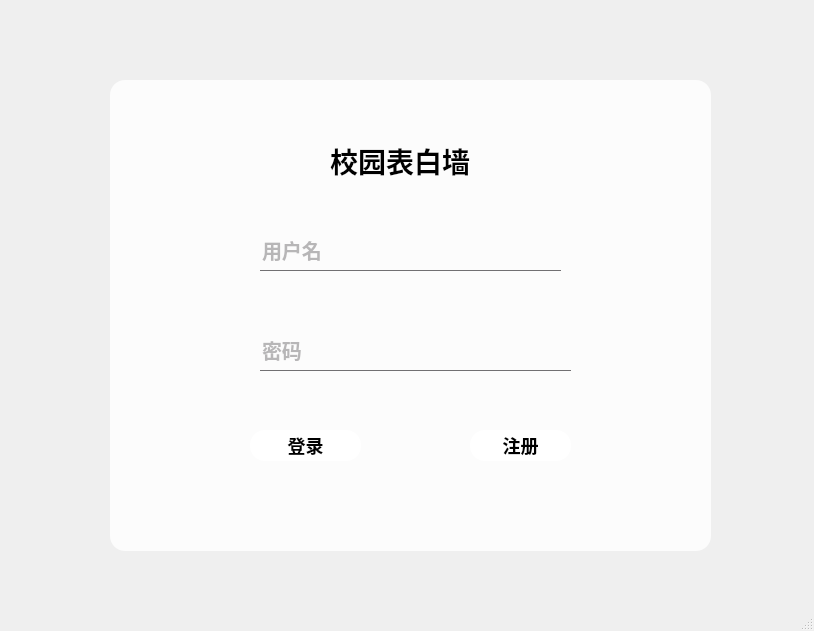
<?xml version="1.0" encoding="UTF-8"?>
<ui version="4.0">
 <class>MainWindow</class>
 <widget class="QMainWindow" name="MainWindow">
  <property name="geometry">
   <rect>
    <x>0</x>
    <y>0</y>
    <width>814</width>
    <height>631</height>
   </rect>
  </property>
  <property name="windowTitle">
   <string>校园表白墙</string>
  </property>
  <property name="styleSheet">
   <string notr="true">*{
font-size:20px;
font-family:Century Gothic;
}
QFrame{
background:rgba(255,255,255,0.8);
border-radius:15px;
}

#Widget{

}

QToolButton{
background:red;
border-radius:60px;
}
QLabel{
color:black;
font-size:28px;
background:transparent;
}
QPushButton{
font-size:18px;
background:white;
border-radius:15px;
}
QPushButton:hover{

border-radius:15px;
background:#c4cbcf;
}
QLineEdit{
background:transparent;
border:none;
color:#717072;
border-bottom:1px solid #717072;
}</string>
  </property>
  <widget class="QWidget" name="centralwidget">
   <widget class="QFrame" name="frame">
    <property name="geometry">
     <rect>
      <x>110</x>
      <y>80</y>
      <width>601</width>
      <height>471</height>
     </rect>
    </property>
    <property name="frameShape">
     <enum>QFrame::StyledPanel</enum>
    </property>
    <property name="frameShadow">
     <enum>QFrame::Raised</enum>
    </property>
    <widget class="QLabel" name="label">
     <property name="geometry">
      <rect>
       <x>220</x>
       <y>60</y>
       <width>171</width>
       <height>41</height>
      </rect>
     </property>
     <property name="font">
      <font>
       <family>Century Gothic</family>
       <pointsize>-1</pointsize>
       <weight>75</weight>
       <bold>true</bold>
      </font>
     </property>
     <property name="text">
      <string>校园表白墙</string>
     </property>
    </widget>
    <widget class="QPushButton" name="loginBut">
     <property name="geometry">
      <rect>
       <x>140</x>
       <y>350</y>
       <width>111</width>
       <height>31</height>
      </rect>
     </property>
     <property name="palette">
      <palette>
       <active>
        <colorrole role="Button">
         <brush brushstyle="SolidPattern">
          <color alpha="255">
           <red>255</red>
           <green>255</green>
           <blue>255</blue>
          </color>
         </brush>
        </colorrole>
        <colorrole role="Base">
         <brush brushstyle="SolidPattern">
          <color alpha="255">
           <red>255</red>
           <green>255</green>
           <blue>255</blue>
          </color>
         </brush>
        </colorrole>
        <colorrole role="Window">
         <brush brushstyle="SolidPattern">
          <color alpha="255">
           <red>255</red>
           <green>255</green>
           <blue>255</blue>
          </color>
         </brush>
        </colorrole>
       </active>
       <inactive>
        <colorrole role="Button">
         <brush brushstyle="SolidPattern">
          <color alpha="255">
           <red>255</red>
           <green>255</green>
           <blue>255</blue>
          </color>
         </brush>
        </colorrole>
        <colorrole role="Base">
         <brush brushstyle="SolidPattern">
          <color alpha="255">
           <red>255</red>
           <green>255</green>
           <blue>255</blue>
          </color>
         </brush>
        </colorrole>
        <colorrole role="Window">
         <brush brushstyle="SolidPattern">
          <color alpha="255">
           <red>255</red>
           <green>255</green>
           <blue>255</blue>
          </color>
         </brush>
        </colorrole>
       </inactive>
       <disabled>
        <colorrole role="Button">
         <brush brushstyle="SolidPattern">
          <color alpha="255">
           <red>255</red>
           <green>255</green>
           <blue>255</blue>
          </color>
         </brush>
        </colorrole>
        <colorrole role="Base">
         <brush brushstyle="SolidPattern">
          <color alpha="255">
           <red>255</red>
           <green>255</green>
           <blue>255</blue>
          </color>
         </brush>
        </colorrole>
        <colorrole role="Window">
         <brush brushstyle="SolidPattern">
          <color alpha="255">
           <red>255</red>
           <green>255</green>
           <blue>255</blue>
          </color>
         </brush>
        </colorrole>
       </disabled>
      </palette>
     </property>
     <property name="font">
      <font>
       <family>Century Gothic</family>
       <pointsize>-1</pointsize>
       <weight>75</weight>
       <bold>true</bold>
      </font>
     </property>
     <property name="text">
      <string>登录</string>
     </property>
    </widget>
    <widget class="QLineEdit" name="userNameEdit">
     <property name="geometry">
      <rect>
       <x>150</x>
       <y>150</y>
       <width>301</width>
       <height>41</height>
      </rect>
     </property>
     <property name="font">
      <font>
       <family>Century Gothic</family>
       <pointsize>-1</pointsize>
       <weight>75</weight>
       <bold>true</bold>
      </font>
     </property>
     <property name="placeholderText">
      <string>用户名</string>
     </property>
    </widget>
    <widget class="QLineEdit" name="passwordEdit">
     <property name="geometry">
      <rect>
       <x>150</x>
       <y>250</y>
       <width>311</width>
       <height>41</height>
      </rect>
     </property>
     <property name="font">
      <font>
       <family>Century Gothic</family>
       <pointsize>-1</pointsize>
       <weight>75</weight>
       <bold>true</bold>
      </font>
     </property>
     <property name="text">
      <string extracomment=" "/>
     </property>
     <property name="echoMode">
      <enum>QLineEdit::Password</enum>
     </property>
     <property name="placeholderText">
      <string>密码</string>
     </property>
    </widget>
    <widget class="QPushButton" name="reisterBut">
     <property name="geometry">
      <rect>
       <x>360</x>
       <y>350</y>
       <width>101</width>
       <height>31</height>
      </rect>
     </property>
     <property name="palette">
      <palette>
       <active>
        <colorrole role="Button">
         <brush brushstyle="SolidPattern">
          <color alpha="255">
           <red>255</red>
           <green>255</green>
           <blue>255</blue>
          </color>
         </brush>
        </colorrole>
        <colorrole role="Base">
         <brush brushstyle="SolidPattern">
          <color alpha="255">
           <red>255</red>
           <green>255</green>
           <blue>255</blue>
          </color>
         </brush>
        </colorrole>
        <colorrole role="Window">
         <brush brushstyle="SolidPattern">
          <color alpha="255">
           <red>255</red>
           <green>255</green>
           <blue>255</blue>
          </color>
         </brush>
        </colorrole>
       </active>
       <inactive>
        <colorrole role="Button">
         <brush brushstyle="SolidPattern">
          <color alpha="255">
           <red>255</red>
           <green>255</green>
           <blue>255</blue>
          </color>
         </brush>
        </colorrole>
        <colorrole role="Base">
         <brush brushstyle="SolidPattern">
          <color alpha="255">
           <red>255</red>
           <green>255</green>
           <blue>255</blue>
          </color>
         </brush>
        </colorrole>
        <colorrole role="Window">
         <brush brushstyle="SolidPattern">
          <color alpha="255">
           <red>255</red>
           <green>255</green>
           <blue>255</blue>
          </color>
         </brush>
        </colorrole>
       </inactive>
       <disabled>
        <colorrole role="Button">
         <brush brushstyle="SolidPattern">
          <color alpha="255">
           <red>255</red>
           <green>255</green>
           <blue>255</blue>
          </color>
         </brush>
        </colorrole>
        <colorrole role="Base">
         <brush brushstyle="SolidPattern">
          <color alpha="255">
           <red>255</red>
           <green>255</green>
           <blue>255</blue>
          </color>
         </brush>
        </colorrole>
        <colorrole role="Window">
         <brush brushstyle="SolidPattern">
          <color alpha="255">
           <red>255</red>
           <green>255</green>
           <blue>255</blue>
          </color>
         </brush>
        </colorrole>
       </disabled>
      </palette>
     </property>
     <property name="font">
      <font>
       <family>Century Gothic</family>
       <pointsize>-1</pointsize>
       <weight>75</weight>
       <bold>true</bold>
      </font>
     </property>
     <property name="text">
      <string>注册</string>
     </property>
    </widget>
   </widget>
  </widget>
  <widget class="QStatusBar" name="statusbar"/>
 </widget>
 <resources/>
 <connections/>
</ui>
